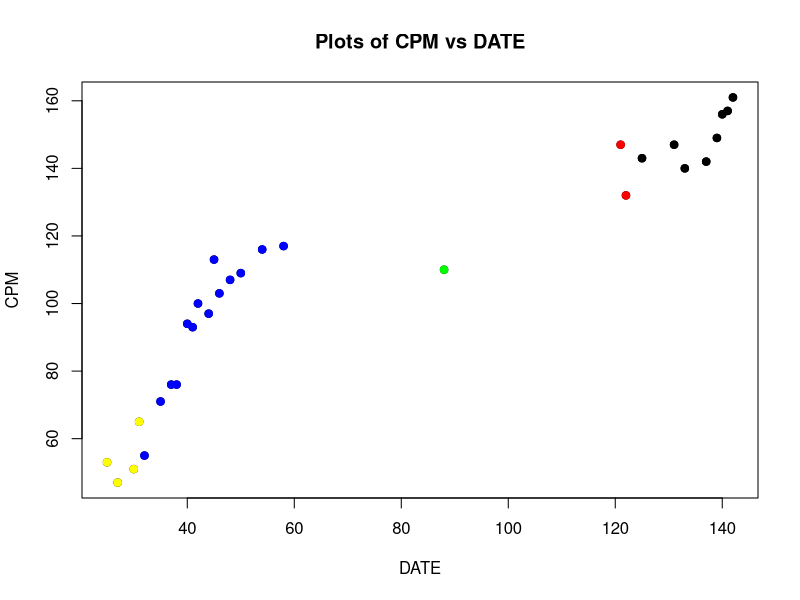

The R script that drew this image: (Note: this script raises an error after producing the figure.)
typing=read.csv("Typing speed.csv")
typing$DATE[ typing$MONTH==4 ] = typing$DATE[ typing$MONTH==4 ] + 31 
typing$DATE[ typing$MONTH==5 ] = typing$DATE[ typing$MONTH==5 ] + 61 
typing$DATE[ typing$MONTH==6 ] = typing$DATE[ typing$MONTH==6 ] + 92 
typing$DATE[ typing$MONTH==7 ] = typing$DATE[ typing$MONTH==7 ] + 122 
plot(typing$DATE, typing$CPM, xlab = 'DATE', ylab = 'CPM', main="Plots of CPM vs DATE")

points(typing$DATE[ typing$MONTH == 3 ], typing$CPM[  typing$MONTH == 3 ], col="Yellow", pch = 19)
points(typing$DATE[ typing$MONTH == 4 ], typing$CPM[  typing$MONTH == 4 ], col="Blue", pch = 19)
points(typing$DATE[ typing$MONTH == 5 ], typing$CPM[  typing$MONTH == 5 ], col="Green", pch = 19)
points(typing$DATE[ typing$MONTH == 6 ], typing$CPM[  typing$MONTH == 6 ], col="Red", pch = 19)
points(typing$DATE[ typing$MONTH == 7 ], typing$CPM[  typing$MONTH == 7 ], col="Black", pch = 19)

typing
regTyping = lm(CPM ~ DATE, data = typing)
summary(regtTyping)
(180 - 55.748) / 0.70252
